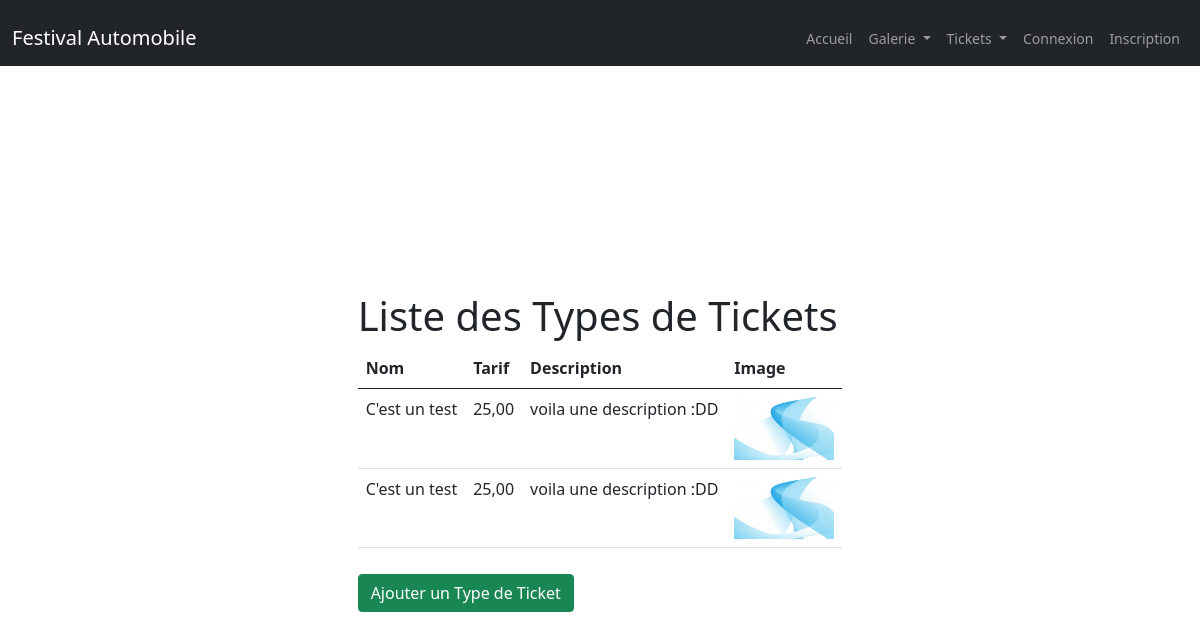
Screenshot of /list-type-ticket/ with the database file from the repository.
### app/models.py (models this page shows, shortened)
class TypeTicket(models.Model):
    nom_type = models.CharField(max_length=255)
    tarif = models.DecimalField(max_digits=10, decimal_places=2)
    description = models.TextField()
    image = models.ImageField(upload_to='images/', blank=True, null=True)

### app/views.py (the view)
# urls.py: path('list-type-ticket/', views.list_type_ticket, name='list_type_ticket'),
def list_type_ticket(request):
    types = TypeTicket.objects.all()  # Récupère tous les types de tickets
    return render(request, 'app/list_type_ticket.html', {'types': types})

### app/templates/app/list_type_ticket.html (shortened to what this page needs)
{% extends 'app/base.html' %}
{% load static %}
{% block extra_css %}
<link rel="stylesheet" href="{% static 'css/applicompte-general.css' %}">
<link rel="stylesheet" href="{% static 'css/applicompte-login.css' %}">
{% endblock %}
{% block main %}
<div class="container mt-5">
    <h1>Liste des Types de Tickets</h1>
    <table class="table">
        <thead>
            <tr>
                <th>Nom</th>
                <th>Tarif</th>
                <th>Description</th>
                <th>Image</th>
            </tr>
        </thead>
        <tbody>
            {% for type in types %}
            <tr>
                <td>{{ type.nom_type }}</td>
                <td>{{ type.tarif }}</td>
                <td>{{ type.description }}</td>
                <td>
                    {% if type.image %}
                    <img src="{{ type.image.url }}" alt="Image" style="width: 100px; height: auto;">
                    {% else %}
                    Aucun
                    {% endif %}
                </td>
            </tr>
            {% empty %}
            <tr>
                <td colspan="4">Aucun type de ticket trouvé.</td>
            </tr>
            {% endfor %}
        </tbody>
    </table>
    <a href="{% url 'app:add_type_ticket' %}" class="btn btn-success">Ajouter un Type de Ticket</a>
</div>
{% endblock %}

### applicompte/static/css/applicompte-general.css (style rules this page uses)
body { display: flex; justify-content: center; align-items: center; min-height: 100vh; margin: 0; font-family: Arial, sans-serif; background-color: #f8f9fa; padding-top: 56px; }
a { display: block; margin-top: 10px; text-align: center; color: #007BFF; text-decoration: none; font-size: 14px; }

### applicompte/static/css/applicompte-login.css (style rules this page uses)
.container { margin-top: 100px; }

### app/static/css/base.css (style rules this page uses)
body { padding-top: 56px; }

### rows the page displays
TypeTicket: nom_type "C'est un test", tarif "25,00", description "voila une description :DD", image (picture)
TypeTicket: nom_type "C'est un test", tarif "25,00", description "voila une description :DD", image (picture)
